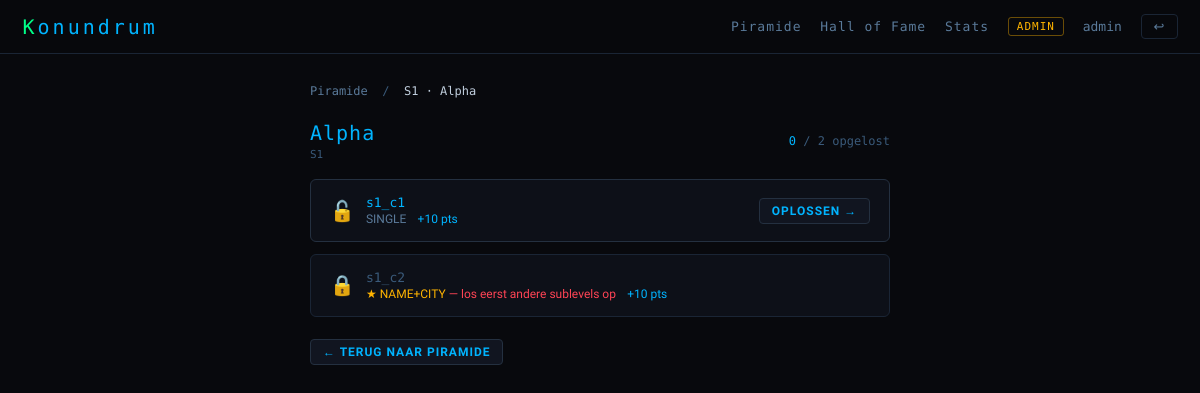
Page /stone/1 (signed in) on the committed database.
### tables this page shows
CREATE TABLE stones (
            id           INTEGER PRIMARY KEY AUTOINCREMENT,
            name         TEXT UNIQUE NOT NULL,   -- bijv. S1
            label        TEXT NOT NULL,           -- weergavenaam op blok
            row          INTEGER NOT NULL,        -- 0 = onderste rij
            col          INTEGER NOT NULL,        -- positie in rij
            dependencies TEXT DEFAULT ''          -- komma-gescheiden stone.name waarden
        , home_content TEXT DEFAULT '');

CREATE TABLE challenges (
            id             INTEGER PRIMARY KEY AUTOINCREMENT,
            stone_id       INTEGER NOT NULL REFERENCES stones(id),
            ord            INTEGER DEFAULT 0,
            slug           TEXT NOT NULL UNIQUE,  -- challenges/<slug>.html
            is_final       INTEGER DEFAULT 0,     -- 1 = laatste sublevel → name+city
            answer_1       TEXT    DEFAULT '',    -- voor is_final=0
            answer_name    TEXT    DEFAULT '',    -- voor is_final=1
            answer_city    TEXT    DEFAULT '',    -- voor is_final=1
            hint_1         TEXT    DEFAULT '',
            hint_name      TEXT    DEFAULT '',
            hint_city      TEXT    DEFAULT '',
            hint_threshold REAL    DEFAULT 0.6
        , title TEXT DEFAULT '', points INTEGER DEFAULT 10);

### app.py (the view)
@app.route("/stone/<int:stone_id>")
@login_required
def stone_view(stone_id):
    user_id = session["user_id"]
    s = db.get_stone(stone_id)
    if not s: abort(404)
    if stone_id not in get_unlocked_ids(user_id):
        return redirect(url_for("pyramid"))
    challenges = db.get_challenges_safe(stone_id)
    solved     = db.get_solved_challenge_ids(user_id)
    completed  = db.get_completed_stone_ids(user_id)
    stone_done = stone_id in completed
    ch_meta = {}
    for c in challenges:
        final_locked = c["is_final"] and not is_final_unlocked(stone_id, user_id, c["id"])
        ch_meta[c["id"]] = {
            "attempts":    db.get_attempt_count(user_id, c["id"]),
            "final_locked": final_locked,
        }
    return render_template("stone.html", stone=s, challenges=challenges,
                           solved=solved, stone_done=stone_done, ch_meta=ch_meta)

### app.py (called while the page is built)
def login_required(f):
    @wraps(f)
    def inner(*args, **kwargs):
        if "user_id" not in session:
            return redirect(url_for("login"))
        return f(*args, **kwargs)
    return inner

def get_unlocked_ids(user_id):
    completed = db.get_completed_stone_ids(user_id)
    unlocked  = set()
    for stone in db.get_all_stones():
        deps = [d.strip() for d in (stone["dependencies"] or "").split(",") if d.strip()]
        dep_ids = set()
        for dep_name in deps:
            s = db.get_stone_by_name(dep_name)
            if s:
                dep_ids.add(s["id"])
        if dep_ids.issubset(completed):
            unlocked.add(stone["id"])
    return unlocked

def is_final_unlocked(stone_id, user_id, final_challenge_id):
    challenges = db.get_challenges_safe(stone_id)
    solved     = db.get_solved_challenge_ids(user_id)
    non_finals = [c for c in challenges if not c["is_final"] and c["id"] != final_challenge_id]
    return all(c["id"] in solved for c in non_finals)

### database.py (called while the page is built)
def get_db():
    conn = sqlite3.connect(DB_PATH)
    conn.row_factory = sqlite3.Row
    conn.execute("PRAGMA foreign_keys = ON")
    return conn

def get_all_stones():
    conn = get_db()
    try:
        return conn.execute("SELECT * FROM stones ORDER BY row,col").fetchall()
    finally:
        conn.close()

def get_stone(stone_id):
    conn = get_db()
    try:
        return conn.execute("SELECT * FROM stones WHERE id=?", (stone_id,)).fetchone()
    finally:
        conn.close()

def get_stone_by_name(name):
    conn = get_db()
    try:
        return conn.execute("SELECT * FROM stones WHERE name=?", (name,)).fetchone()
    finally:
        conn.close()

def get_challenges_safe(stone_id):
    conn = get_db()
    try:
        return conn.execute(
            "SELECT id,stone_id,ord,slug,title,points,is_final FROM challenges WHERE stone_id=? ORDER BY ord",
            (stone_id,)).fetchall()
    finally:
        conn.close()

def get_solved_challenge_ids(user_id):
    conn = get_db()
    try:
        rows = conn.execute(
            "SELECT challenge_id FROM user_attempts WHERE user_id=? AND solved=1", (user_id,)).fetchall()
        return {r["challenge_id"] for r in rows}
    finally:
        conn.close()

def get_completed_stone_ids(user_id):
    conn = get_db()
    try:
        rows = conn.execute("SELECT stone_id FROM user_stones WHERE user_id=?", (user_id,)).fetchall()
        return {r["stone_id"] for r in rows}
    finally:
        conn.close()

### templates/stone.html (shortened to what this page needs)
{% extends "base.html" %}
{% block body %}
<div class="page-sm">
  <div class="bc">
    <a href="{{ url_for('pyramid') }}">Piramide</a> &nbsp;/&nbsp;
    <span>{{ stone.name }} · {{ stone.label }}</span>
  </div>
  <div class="flex-between" style="margin-bottom:1.25rem;">
    <div>
      <div style="font-family:var(--mono);font-size:20px;color:var(--blue);letter-spacing:1px;">
        {{ stone.label }}
      </div>
      <div style="font-family:var(--mono);font-size:11px;color:var(--dim);margin-top:3px;">
        {{ stone.name }}
      </div>
    </div>
    <div style="font-family:var(--mono);font-size:12px;color:var(--dim);text-align:right;">
      {% set done_count = namespace(v=0) %}
      {% for ch in challenges %}{% if ch.id in solved %}{% set done_count.v = done_count.v+1 %}{% endif %}{% endfor %}
      <span style="color:var(--blue)">{{ done_count.v }}</span> / {{ challenges|length }} opgelost
    </div>
  </div>
  <div style="display:flex;flex-direction:column;gap:.75rem;">
    {% for ch in challenges %}
      {% set is_solved = ch.id in solved %}
      {% set meta = ch_meta[ch.id] %}
      {% set locked = meta.final_locked %}
      <div style="background:var(--bg2);border:1px solid {% if is_solved %}rgba(0,255,136,.3){% elif locked %}var(--border){% else %}var(--border2){% endif %};border-radius:6px;padding:1rem 1.25rem;display:flex;align-items:center;justify-content:space-between;gap:1rem;">
        <div style="display:flex;align-items:center;gap:.75rem;flex:1;min-width:0;">
          <div style="font-size:20px;flex-shrink:0;">
            {% if is_solved %}✅{% elif locked %}🔒{% else %}🔓{% endif %}
          </div>
          <div style="min-width:0;">
            <div style="font-family:var(--mono);font-size:13px;color:{% if is_solved %}var(--green){% elif locked %}var(--dim){% else %}var(--blue){% endif %};">
              {{ ch.title or ch.slug }}
            </div>
            <div style="font-size:12px;color:var(--text-dim);margin-top:2px;display:flex;gap:.75rem;flex-wrap:wrap;">
              <span>
                {% if ch.is_final %}
                  <span style="color:var(--yellow)">★ NAME+CITY</span>
                  {% if locked %}<span style="color:var(--red)"> — los eerst andere sublevels op</span>{% endif %}
                {% else %}
                  SINGLE
                {% endif %}
              </span>
              <span style="color:var(--blue)">+{{ ch.points }} pts</span>
            </div>
          </div>
        </div>
        {% if not locked %}
          <a href="{{ url_for('challenge_view', slug=ch.slug) }}"
             class="btn btn-secondary btn-sm" style="flex-shrink:0;">
            {% if is_solved %}Bekijk{% else %}Oplossen →{% endif %}
          </a>
        {% endif %}
      </div>
    {% endfor %}
  </div>
  <div class="mt3">
    <a href="{{ url_for('pyramid') }}" class="btn btn-secondary btn-sm">← Terug naar piramide</a>
  </div>
</div>
{% endblock %}

### templates/base.html (style rules this page uses)
*, *::before, *::after { margin:0; padding:0; box-sizing:border-box; }
:root { --bg:#08090d; --bg2:#0d1018; --bg3:#111520; --border:#1a2535; --border2:#243040; --green:#00ff88; --blue:#00b4ff; --yellow:#ffb400; --red:#ff4455; --dim:#3a5a7a; --text:#c0cedd; --text-dim:#5a7a9a; --mono:'Share Tech Mono',monospace; --sans:'Rajdhani',sans-serif; }
html { font-size:15px; }
body { background:var(--bg); color:var(--text); font-family:var(--sans); min-height:100vh; }
a { color:var(--blue); text-decoration:none; }
.page-sm { max-width:640px; margin:0 auto; padding:2rem; }
.btn { display:inline-block; padding:9px 20px; border-radius:4px; cursor:pointer; font-family:var(--sans); font-size:14px; font-weight:700; letter-spacing:1px; text-transform:uppercase; border:none; transition:all .2s; text-decoration:none !important; }
.btn-secondary { background:var(--bg3); border:1px solid var(--border2); color:var(--blue); }
.btn-sm { padding:5px 12px; font-size:12px; }
.bc { font-family:var(--mono); font-size:12px; color:var(--dim); margin-bottom:1.5rem; }
.bc a { color:var(--text-dim); }
.bc span { color:var(--text); }
.flex-between { display:flex; justify-content:space-between; align-items:center; }
.mt3 { margin-top:1.5rem }

### rows in the picture
stones: name "S1", label "Alpha"
challenges: title+slug "s1_c1", is_final "SINGLE", points "10", shows "OPLOSSEN →"
challenges: title+slug "s1_c2", is_final "★ NAME+CITY", points "10"

### other values in the picture
{{ session.username }} "admin"
{{ done_count.v }} "0"
{{ challenges|length }} "2"
